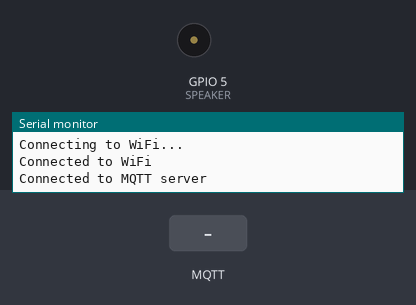
Recording of a sketch running on a simulated ESP32. Shown: buzzer (waves = sounding), the last lines printed to the serial monitor. Inputs (shaded band) come from the test bench. WiFi joins after 1.5 s; servers stay silent unless stated; no MQTT or app messages arrive unless stated.

Above: at 3.7 s.
3.8 s: MQTT message "ON" arrives on the first subscribed topic
At 4.9 s:
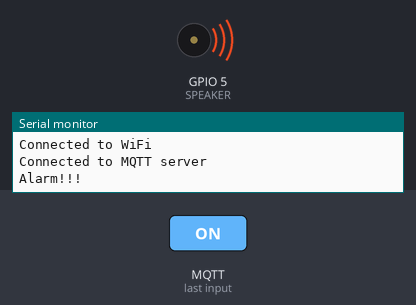
Timing chart, 0 to 8.1 s (numbered marks = the images above; inputs shaded):
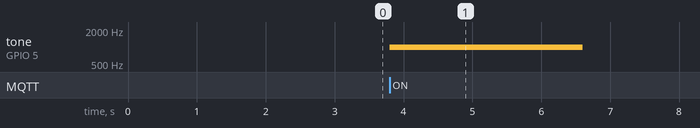

Measured:
- after the input at 3.8 s, tone on GPIO 5 (SPEAKER): silent → 1000 Hz at once, → silent 2.8 s later

The sketch:

FinalproductSpeaker.ino
```cpp
#include <WiFi.h>
#include <PubSubClient.h>

// Replace with your network credentials
const char* ssid = "CORE";
const char* password = "crqcrqcrq";
const char* mqtt_server = "43.142.153.199";

#define SPEAKER 5

WiFiClient espClient1;
PubSubClient client(espClient1);


void setup() {
  Serial.begin(115200);

  // Connect to WiFi
  WiFi.begin(ssid, password);
  while (WiFi.status() != WL_CONNECTED) {
    delay(2500);
    Serial.println("Connecting to WiFi...");
  }
  Serial.println("Connected to WiFi");

  // Connect to MQTT server
  client.setServer(mqtt_server, 18883);
  client.setCallback(callback);
  while (!client.connected()) {
    if (client.connect("espClient1")) {
      Serial.println("Connected to MQTT server");
      client.subscribe("espClient/motion");
    } else {
      delay(1000);
      Serial.println("Trying to connect to MQTT server...");
    }
  }

  pinMode(SPEAKER, OUTPUT);
}

void callback(char* topic, byte* payload, unsigned int length) {
  String message;
  for (int i = 0; i < length; i++) {
    message += (char)payload[i];
  }

  if (message == "ON") {
    Serial.println("Alarm!!!");
    digitalWrite(SPEAKER, HIGH);
    tone(SPEAKER, 1000, 2000);
    digitalWrite(SPEAKER, LOW);
    delay(800);
    digitalWrite(SPEAKER, HIGH);
    tone(SPEAKER, 1000, 2000);
    digitalWrite(SPEAKER, LOW);
  }
}


void loop() {
  // handle incoming MQTT messages
  client.loop();
}
```
